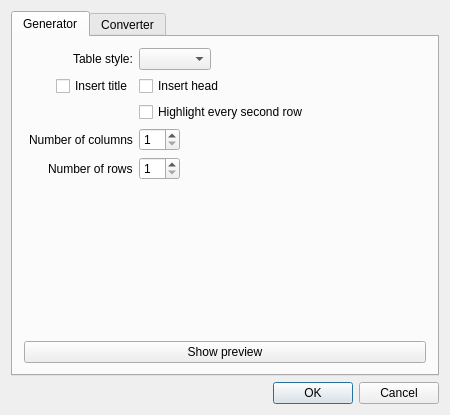
<?xml version="1.0" encoding="UTF-8"?>
<ui version="4.0">
 <class>Uu_TableTemplateClass</class>
 <widget class="QDialog" name="Uu_TableTemplateClass">
  <property name="geometry">
   <rect>
    <x>0</x>
    <y>0</y>
    <width>450</width>
    <height>415</height>
   </rect>
  </property>
  <property name="sizePolicy">
   <sizepolicy hsizetype="Fixed" vsizetype="Fixed">
    <horstretch>0</horstretch>
    <verstretch>0</verstretch>
   </sizepolicy>
  </property>
  <property name="minimumSize">
   <size>
    <width>400</width>
    <height>350</height>
   </size>
  </property>
  <property name="maximumSize">
   <size>
    <width>800</width>
    <height>600</height>
   </size>
  </property>
  <property name="windowTitle">
   <string>Table</string>
  </property>
  <property name="windowIcon">
   <iconset resource="res/uu_tabletemplate_resources.qrc">
    <normaloff>:/tabletemplate.png</normaloff>:/tabletemplate.png</iconset>
  </property>
  <property name="locale">
   <locale language="English" country="UnitedKingdom"/>
  </property>
  <layout class="QVBoxLayout" name="verticalLayout">
   <item>
    <widget class="QTabWidget" name="tabWidget">
     <property name="currentIndex">
      <number>0</number>
     </property>
     <widget class="QWidget" name="generatorTab">
      <attribute name="title">
       <string>Generator</string>
      </attribute>
      <layout class="QVBoxLayout" name="verticalLayout_2">
       <item>
        <layout class="QFormLayout" name="formLayout">
         <property name="fieldGrowthPolicy">
          <enum>QFormLayout::ExpandingFieldsGrow</enum>
         </property>
         <property name="labelAlignment">
          <set>Qt::AlignRight|Qt::AlignTrailing|Qt::AlignVCenter</set>
         </property>
         <property name="leftMargin">
          <number>5</number>
         </property>
         <item row="0" column="1">
          <widget class="QComboBox" name="tableStyleBox">
           <property name="currentIndex">
            <number>-1</number>
           </property>
          </widget>
         </item>
         <item row="0" column="0">
          <widget class="QLabel" name="label">
           <property name="text">
            <string>Table style:</string>
           </property>
          </widget>
         </item>
         <item row="1" column="1">
          <widget class="QCheckBox" name="showHeadBox">
           <property name="text">
            <string>Insert head</string>
           </property>
          </widget>
         </item>
         <item row="1" column="0">
          <widget class="QCheckBox" name="showTitleBox">
           <property name="text">
            <string>Insert title</string>
           </property>
          </widget>
         </item>
         <item row="2" column="1">
          <widget class="QCheckBox" name="HighlightSecondBox">
           <property name="text">
            <string>Highlight every second row</string>
           </property>
          </widget>
         </item>
         <item row="3" column="1">
          <widget class="QSpinBox" name="colsNum">
           <property name="minimum">
            <number>1</number>
           </property>
          </widget>
         </item>
         <item row="3" column="0">
          <widget class="QLabel" name="colsNumLabel">
           <property name="text">
            <string>Number of columns</string>
           </property>
          </widget>
         </item>
         <item row="4" column="0">
          <widget class="QLabel" name="rowsNumLabel">
           <property name="text">
            <string>Number of rows</string>
           </property>
          </widget>
         </item>
         <item row="4" column="1">
          <widget class="QSpinBox" name="rowsNum">
           <property name="minimum">
            <number>1</number>
           </property>
          </widget>
         </item>
        </layout>
       </item>
       <item>
        <widget class="QPushButton" name="previewButton">
         <property name="text">
          <string>Show preview</string>
         </property>
        </widget>
       </item>
      </layout>
     </widget>
     <widget class="QWidget" name="converterTab">
      <attribute name="title">
       <string>Converter</string>
      </attribute>
      <layout class="QVBoxLayout" name="verticalLayout_3">
       <item>
        <layout class="QFormLayout" name="formLayout_2">
         <item row="0" column="0" colspan="2">
          <widget class="QLabel" name="baseformatLabel">
           <property name="text">
            <string>Inyoka base template:</string>
           </property>
          </widget>
         </item>
         <item row="1" column="0" colspan="2">
          <widget class="QPlainTextEdit" name="baseTextEdit"/>
         </item>
         <item row="2" column="0">
          <widget class="QPushButton" name="BaseToNewButton">
           <property name="text">
            <string>Base to ubuntuusers.de</string>
           </property>
           <property name="icon">
            <iconset resource="../../application/res/inyokaedit_resources.qrc">
             <normaloff>:/images/go-down.png</normaloff>:/images/go-down.png</iconset>
           </property>
          </widget>
         </item>
         <item row="2" column="1">
          <widget class="QPushButton" name="NewToBaseButton">
           <property name="text">
            <string>ubuntuusers.de to base</string>
           </property>
           <property name="icon">
            <iconset resource="../../application/res/inyokaedit_resources.qrc">
             <normaloff>:/images/go-up.png</normaloff>:/images/go-up.png</iconset>
           </property>
          </widget>
         </item>
         <item row="3" column="0" colspan="2">
          <widget class="QLabel" name="NewformatLabel">
           <property name="text">
            <string>ubuntuusers.de table template:</string>
           </property>
          </widget>
         </item>
         <item row="4" column="0" colspan="2">
          <widget class="QPlainTextEdit" name="newTextEdit"/>
         </item>
        </layout>
       </item>
      </layout>
     </widget>
    </widget>
   </item>
   <item>
    <widget class="QDialogButtonBox" name="buttonBox">
     <property name="standardButtons">
      <set>QDialogButtonBox::Cancel|QDialogButtonBox::Ok</set>
     </property>
    </widget>
   </item>
  </layout>
 </widget>
 <layoutdefault spacing="6" margin="11"/>
 <resources>
  <include location="res/uu_tabletemplate_resources.qrc"/>
  <include location="../../application/res/inyokaedit_resources.qrc"/>
 </resources>
 <connections>
  <connection>
   <sender>buttonBox</sender>
   <signal>rejected()</signal>
   <receiver>Uu_TableTemplateClass</receiver>
   <slot>reject()</slot>
   <hints>
    <hint type="sourcelabel">
     <x>199</x>
     <y>277</y>
    </hint>
    <hint type="destinationlabel">
     <x>199</x>
     <y>149</y>
    </hint>
   </hints>
  </connection>
 </connections>
</ui>
